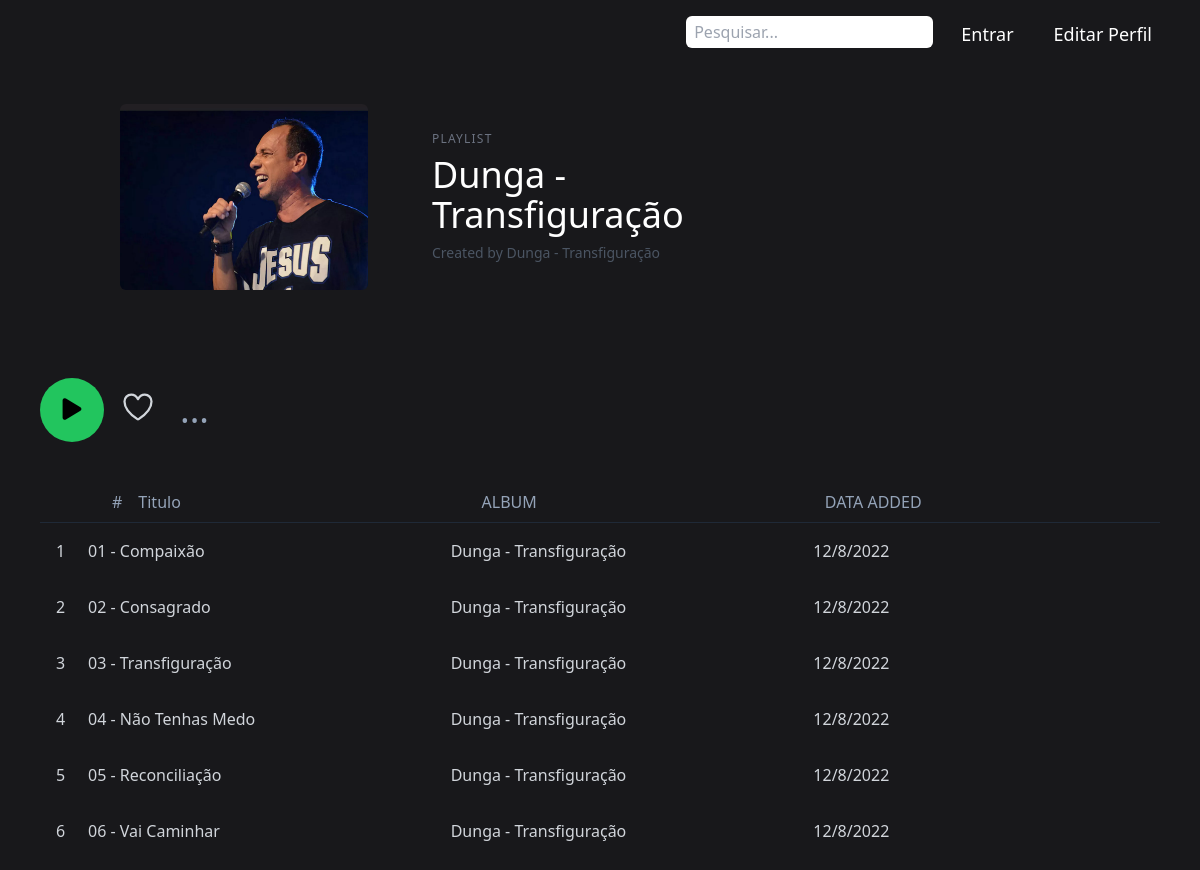
The app's page /detalhealbum/9 with its own data.
### musica/models.py (models this page shows, shortened)
class Album(models.Model):
    titulo = models.CharField(max_length=100)
    descricao = models.TextField(max_length=1000)
    categoria = models.CharField(max_length=15, choices=CATEGORIA)
    thumb = models.ImageField(upload_to="upload_musica")
    def __str__(self):
        return self.titulo

class Musica(models.Model):
    album = models.ForeignKey("Album", related_name="musicas", on_delete=models.CASCADE)
    artista = models.CharField(max_length=100)
    titulo = models.CharField(max_length=100)
    musica = models.FileField()
    data = models.DateTimeField(default=timezone.now)

### musica/views.py (the view)
# urls.py: path('detalhealbum/<int:pk>', Detalhesalbum.as_view(), name='detalhealbum'),
class Detalhesalbum(DetailView):
    template_name = 'detalhealbum.html'
    model = Album

### musica/novos_context.py (called while the page is built)
def Romance(requests):
    romance = Album.objects.filter(categoria='ROMANCE')
    return {'romance': romance}

def Sertanejo(requests):
    sertanejo = Album.objects.filter(categoria='SERTANEJO')
    return {'sertanejo': sertanejo}

def Pop(requests):
    pop = Album.objects.filter(categoria='POP')
    return {'pop': pop}

def Forro(requests):
    forro = Album.objects.filter(categoria='FORRO')
    return {'forro': forro}

def Funk(requests):
    funk = Album.objects.filter(categoria='FUNK')
    return {'funk': funk}

def Internacional(requests):
    internacional = Album.objects.filter(categoria='INTERNACIONAL')
    return {'internacional': internacional}

def Brasil(requests):
    brasil = Album.objects.filter(categoria='BRAZIL')
    return {'brasil': brasil}

### musica/templates/detalhealbum.html (shortened to what this page needs)
{% extends 'base.html' %}
{% load static %}
{% block content %}
<div class="bg-zinc-900 text-gray-300 min-h-screen p-10">
  <div class="flex 2xl:w-1/6 xl:w-1/5 lg:w-1/4 sm:w-1/3 px-3">
    <img class="rounded-md sm:m-2 lg:m-16" src="{{ object.thumb.url }}">
    <div class="flex flex-col justify-center">
      <h4 class="mt-0 mb-2 uppercase text-gray-500 tracking-widest text-xs">Playlist</h4>
      <h1 class="mt-0 mb-2 text-white text-4xl">{{ object.titulo }}</h1>
      <p class="text-gray-600 text-sm">Created by <a> </a> {{ object.titulo }}</p>
    </div>
  </div>
  <div class="mt-6 flex justify-between">
    <div class="flex">
      <button onclick="playSong()" class="mr-2 bg-green-500 text-black block w-16 h-16  p-2  rounded-full" id="play-vd"><ion-icon name="play"  class="text-3xl p-2 buttons"></ion-icon></button>
      <button class="mr-2  block p-2 rounded-full"><ion-icon name="heart-outline" class="text-4xl"></ion-icon></button>
      <button class="mr-2  block p-2 rounded-full text-slate-400 text-4xl">...</button>
    </div>
  </div>
  <div class="mt-10">
    <div class="flex text-slate-400 border-b border-gray-800">
      <div class="p-2 w-8 flex-shrink-0"></div>
      <div class="p-2 w-8 flex-shrink-0"></div>
      <div class="p-2 ">#</div>
      <div class="p-2 w-full">Titulo</div>
      <div class="p-2 w-full">ALBUM</div>
      <div class="p-2 w-full">DATA ADDED</div>
    </div>
  </div>
{% for musica in object.musicas.all %}
    <section class="flex audioButton hover:bg-zinc-800 ">
      <div class="p-3 w-8 flex-shrink-0 count">{{ forloop.counter }}</div>
      <div class="p-3 w-full">{{ musica.titulo }}</div>
      <div class="p-3 w-full">{{ musica.album }}</div>
      <div class="p-3 w-full">{{ musica.data.day }}/{{ musica.data.month }}/{{ musica.data.year }}</div>
    </section>
{% endfor %}
</div>
{% endblock %}

### records on screen
Album: thumb (picture), titulo "Dunga - Transfiguração"
Musica: titulo "01 - Compaixão", album "Dunga - Transfiguração", data.day "12", data.month "8", data.year "2022"
Musica: titulo "02 - Consagrado", album "Dunga - Transfiguração", data.day "12", data.month "8", data.year "2022"
Musica: titulo "03 - Transfiguração", album "Dunga - Transfiguração", data.day "12", data.month "8", data.year "2022"
Musica: titulo "04 - Não Tenhas Medo", album "Dunga - Transfiguração", data.day "12", data.month "8", data.year "2022"
Musica: titulo "05 - Reconciliação", album "Dunga - Transfiguração", data.day "12", data.month "8", data.year "2022"
Musica: titulo "06 - Vai Caminhar", album "Dunga - Transfiguração", data.day "12", data.month "8", data.year "2022"
